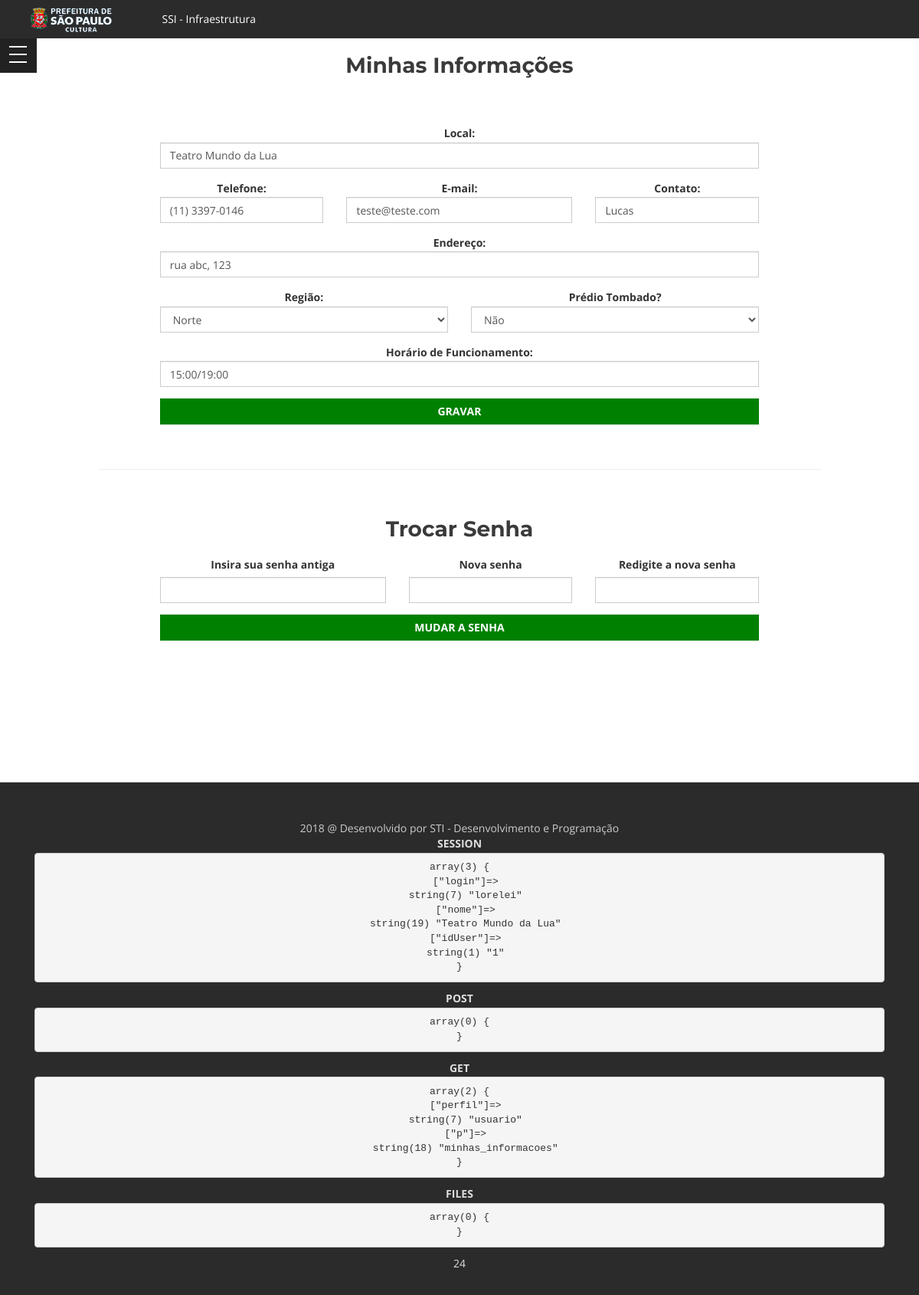
The app's page /visual/index_usuario.php?perfil=usuario&p=minhas_informacoes (signed in) with its own data.
### tables this page shows
CREATE TABLE `users` (
  `id` int(11) NOT NULL,
  `login` varchar(10) NOT NULL,
  `password` varchar(255) NOT NULL,
  `local` varchar(100) NOT NULL,
  `phone` varchar(20) NOT NULL,
  `email` varchar(100) NOT NULL,
  `contact` varchar(20) NOT NULL,
  `address` varchar(255) DEFAULT NULL,
  `idRegion` int(1) DEFAULT NULL,
  `operatingHours` varchar(100) DEFAULT NULL,
  `historicalBuilding` tinyint(1) DEFAULT NULL,
  `dateCreated` datetime NOT NULL,
  `dateLastAccess` datetime DEFAULT NULL,
  `user_status_id` int(1) NOT NULL,
  `published` tinyint(1) DEFAULT '1' NOT NULL
);

### perfil/usuario.php (called while the page is built)
<?php
	if(isset($_GET['p']))
	{
		$p = $_GET['p'];
	}
	else
	{
		$p = "index";
	}
	include "usuario/includes/funcoesUsuario.php";
	include "usuario/".$p.".php";
?>

### perfil/usuario/includes/funcoesUsuario.php (called while the page is built)
<?php
function recuperaInfoUsuario($idUser)
{
	$con = bancoMysqli();
	$sql = "SELECT * FROM users WHERE id = '$idUser'";
	$query = mysqli_query($con,$sql);
	$lista = mysqli_fetch_array($query);
	$sql_admin_user = "SELECT `users_id`, `admininstrators_id` FROM `administrators_users` WHERE `users_id` = $idUser";
	$query_admin_user = mysqli_query($con,$sql_admin_user);
	$adminUser = mysqli_fetch_array($query_admin_user);
	$campo = array(
		"idUser" => $lista['id'],
		"login" => $lista['login'],
		"local" => $lista['local'],
		"phone" => $lista['phone'],
		"email" => $lista['email'],
		"contact" => $lista['contact'],
		"address" => $lista['address'],
		"idRegion" => $lista['idRegion'],
		"operatingHours" => $lista['operatingHours'],
		"historicalBuilding" => $lista['historicalBuilding'],
		"dateCreated" => $lista['dateCreated'],
		"dateLastAccess" => $lista['dateLastAccess'],
		"idAdminUser" => $adminUser['admininstrators_id']
	);
	return $campo;
}
?>

### funcoes/funcoesGerais.php (the view, shortened to what this page needs)
<?php
function geraOpcao($tabela,$select)
{
	$sql = "SELECT * FROM $tabela ORDER BY 2";
	$con = bancoMysqli();
	$query = mysqli_query($con,$sql);
	while($option = mysqli_fetch_row($query))
	{
		if($option[0] == $select)
		{
			echo "<option value='".$option[0]."' selected >".$option[1]."</option>";
		}
		else
		{
			echo "<option value='".$option[0]."'>".$option[1]."</option>";
		}
	}
}
?>

### perfil/usuario/minhas_informacoes.php (shortened to what this page needs)
<?php
$user = recuperaInfoUsuario($_SESSION['idUser']);
$local = $user['local'];
$userPhone = $user['phone'];
$userEmail = $user['email'];
$userContact = $user['contact'];
$address = $user['address'];
$idRegion = $user['idRegion'];
$operatingHours = $user['operatingHours'];
?>
<section id="list_items" class="home-section bg-white">
	<div class="container"><?php include 'includes/menu.php'; ?>
		<div class="form-group">
			<h3>Minhas Informações</h3>
			<br/>
		</div>
		<div class="row">
			<div class="col-md-offset-1 col-md-10">
				<form class="form-horizontal" role="form" action="?perfil=usuario&p=minhas_informacoes" method="post">
					<div class="form-group">
						<div class="col-md-offset-1 col-md-10"><strong>Local:</strong><br/>
							<input type="text" class="form-control" name="local" maxlength="100" value="<?php echo $local ?>">
						</div>
					</div>
					<div class="form-group">
						<div class="col-md-offset-1 col-md-3"><strong>Telefone:</strong><br/>
							<input type="text" class="form-control" name="phone" id="telefone" onkeyup="mascara( this, mtel );" maxlength="15" value="<?php echo $userPhone ?>">
						</div>
						<div class="col-md-4"><strong>E-mail:</strong><br/>
							<input type="text" class="form-control" name="email" maxlength="100" value="<?php echo $userEmail ?>">
						</div>
						<div class="col-md-3"><strong>Contato:</strong><br/>
							<input type="text" class="form-control" name="contact" maxlength="20" value="<?php echo $userContact ?>">
						</div>
					</div>
					<div class="form-group">
						<div class="col-md-offset-1 col-md-10"><strong>Endereço:</strong><br/>
							<input type="text" class="form-control" name="address" maxlength="255" value="<?php echo $address ?>">
						</div>
					</div>
					<div class="form-group">
						<div class="col-md-offset-1 col-md-5"><strong>Região:</strong>
							<select class="form-control" name="idRegion">
								<?php geraOpcao("regions",$idRegion); ?>
						</select>
						</div>
						<div class="col-md-5"><strong>Prédio Tombado?</strong>
							<select class="form-control" name="historicalBuilding">
								<?php
									$tipos = ['Não', 'Sim'];
									foreach($tipos as $chave => $tipo):
										$selected = $_POST['historicalBuilding'] == $chave ?
										"selected='selected'" : "";
								?>
									<option value="<?=$chave?>" <?=$selected?>>	<?=$tipo?> </option>
								<?php endforeach ?>
							</select>
						</div>
					</div>
					<div class="form-group">
						<div class="col-md-offset-1 col-md-10"><strong>Horário de Funcionamento:</strong><br/>
							<input type="text" class="form-control" name="operatingHours" maxlength="100" value="<?php echo $operatingHours ?>"> </div>
					</div>
					<div class="form-group">
						<div class="col-md-offset-1 col-md-10">
							<input type="submit" name="gravar" value="GRAVAR" class="btn btn-theme btn-md btn-block">
						</div>
					</div>
				</form>
				<div class="form-group">
					<br/><hr/><br/>
				</div>
				<div class="form-group">
					<h3>Trocar Senha</h3>
				</div>
				<form method="POST" action="?perfil=usuario&p=minhas_informacoes"class="form-horizontal" role="form">
					<div class="form-group">
						<div class="col-md-offset-1 col-md-4"><label>Insira sua senha antiga</label>
							<input type="password" name="senha03" class="form-control" id="inputName" placeholder="">
						</div>
						<div class="col-md-3"><label>Nova senha</label>
							<input type="password" name="senha01" class="form-control" id="inputName" placeholder="">
						</div>
						<div class=" col-md-3"><label>Redigite a nova senha</label>
							<input type="password" name="senha02" class="form-control" id="inputEmail" placeholder="">
						</div>
					</div>
					<div class="form-group">
						<div class="col-md-offset-1 col-md-10">
							<button type="submit" class="btn btn-theme btn-md btn-block">Mudar a senha</button>
						</div>
					</div>
				</form>
			</div>
		</div>
	</div>
</section>

### visual/css/style.css (style rules this page uses)
body { margin:0; padding:0; text-align: center; font-family: 'Open Sans', sans-serif; font-size: 14px; line-height: 1.6em; }
h3 { font-size: 28px; }
h1,h2,h3,h4,h5,h6,.h1,.h2,.h3,.h4,.h5,.h6 { color: #3a3a3a; font-weight: 700; margin-bottom: 20px; font-family: 'Montserrat', sans-serif; }
button { display: inline-block; margin-bottom: 0; margin-bottom: 10px; padding: 6px 12px; border: 1px solid transparent; vertical-align: middle; text-align: center; white-space: nowrap; font-weight: normal; font-size: 14px; line-height: 1.428571429; cursor: pointer; -webkit-user-select: none; -moz-user-select: none; -ms-user-select: none; -o-user-select: none; user-select: none; }
.btn-theme,.btn-theme:hover,.btn-theme:focus { color: #fff; }
.home-section { width: 100%; padding: 50px 0px 170px 0px; }
.bg-white { background: #fff; }

### visual/color/default.css (style rules this page uses)
.btn-theme { background: #008000; }

### visual/css/overwrite.css (style rules this page uses)
select, textarea, input[type="text"], input[type="password"], input[type="datetime"], input[type="datetime-local"], input[type="date"], input[type="month"], input[type="time"], input[type="week"], input[type="number"], input[type="email"], input[type="url"], input[type="search"], input[type="tel"], input[type="color"], .uneditable-input { -webkit-border-radius: 0; -moz-border-radius: 0; border-radius: 0; }
.form-control { -webkit-border-radius: 0; -moz-border-radius: 0; border-radius: 0; }
.btn { font-weight: 700; text-transform: uppercase; text-shadow: none; background-image:none; border-color: none; border-bottom-color: none; -webkit-box-shadow: none; -moz-box-shadow: none; box-shadow: none; }
.btn { outline:0; -webkit-border-radius: 0; -moz-border-radius: 0; border-radius: 0; }

### records on screen
users: local "Teatro Mundo da Lua", phone "(11) 3397-0146", email "teste@teste.com", contact "Lucas", address "rua abc, 123", operatingHours "15:00/19:00"

### other values on screen
var_dump($_SESSION) "array(3) { [\"login\"]=> string(7) \"lorelei\" [\"nome\"]=> string(19) \"Teatro Mundo da Lua\" [\"idUser\"]=> string(1) \"1\" }"
var_dump($_POST) "array(0) { }"
var_dump($_GET) "array(2) { [\"perfil\"]=> string(7) \"usuario\" [\"p\"]=> string(18) \"minhas_informacoes\" }"
var_dump($_FILES) "array(0) { }"
ini_get('session.gc_maxlifetime')/60 "24"
form field idRegion "Norte"
form field historicalBuilding "Não"
